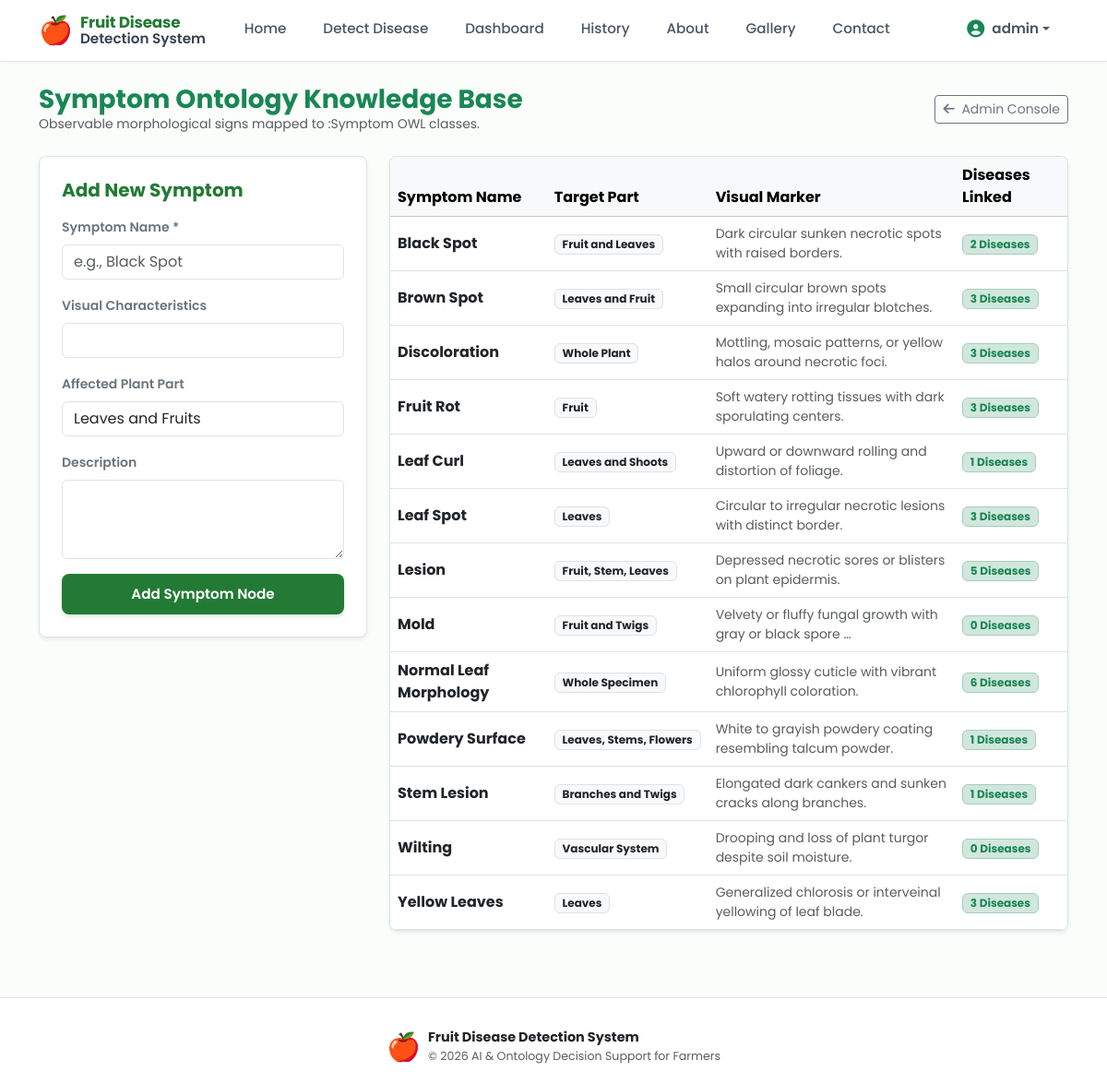
The app's page /diseases/symptoms/ (signed in) with its own data.
### diseases/models.py (models this page shows, shortened)
class Symptom(models.Model):
    name = models.CharField(max_length=100, unique=True)
    visual_characteristics = models.CharField(max_length=200, blank=True, default='')
    description = models.TextField(blank=True, default='')
    affected_part = models.CharField(max_length=100, default='Leaves and Fruits')
    class Meta:
        ordering = ['name']

### diseases/views.py (the view)
# urls.py: path('symptoms/', symptom_list_view, name='symptom_list'),
@login_required
def symptom_list_view(request):
    symptoms = Symptom.objects.all().prefetch_related('diseases')
    form = SymptomForm()
    if request.method == 'POST' and (request.user.is_superuser or request.user.profile.is_expert):
        form = SymptomForm(request.POST)
        if form.is_valid():
            form.save()
            messages.success(request, "Symptom added successfully.")
            return redirect('diseases:symptom_list')
    return render(request, 'symptoms_list.html', {'symptoms': symptoms, 'form': form})

### diseases/forms.py
class SymptomForm(forms.ModelForm):
    class Meta:
        model = Symptom
        fields = ['name', 'visual_characteristics', 'description', 'affected_part']
        widgets = {
            'name': forms.TextInput(attrs={'class': 'form-control', 'placeholder': 'e.g., Black Spot'}),
            'visual_characteristics': forms.TextInput(attrs={'class': 'form-control'}),
            'description': forms.Textarea(attrs={'class': 'form-control', 'rows': 3}),
            'affected_part': forms.TextInput(attrs={'class': 'form-control'}),
        }

### accounts/models.py (called while the page is built)
    @property
    def is_expert(self) -> bool:
        return self.role in ['expert', 'admin']

### detection/context_processors.py (called while the page is built)
def system_status(request):
    predictor = get_predictor()
    model_exists = os.path.exists(settings.SAVED_MODEL_PATH)
    owl_exists = os.path.exists(settings.OWL_FILE_PATH)
    return {
        'SYSTEM_MOCK_MODE': predictor.is_mock,
        'MODEL_FILE_EXISTS': model_exists,
        'ONTOLOGY_FILE_EXISTS': owl_exists,
        'MODEL_PATH_REL': 'model/saved_models/fruit_disease_model.h5',
        'ONTOLOGY_PATH_REL': 'ontology/fruit_disease.owl',
    }

### model/prediction/predict.py (called while the page is built, shortened)
def get_predictor() -> FruitDiseasePredictor:
    global _global_predictor
    if _global_predictor is None:
        _global_predictor = FruitDiseasePredictor()
    elif _global_predictor.is_mock and _global_predictor.model is None:
        if os.path.exists(_global_predictor.model_path):
            logger.info(
                "Retrying CNN model load (previous attempt failed, model file now found)."
            )
            _global_predictor = FruitDiseasePredictor()
    return _global_predictor

### templates/symptoms_list.html (shortened to what this page needs)
{% extends 'base.html' %}
{% block content %}
<div class="container py-4">
    <div class="d-flex justify-content-between align-items-center mb-4">
        <div>
            <h3 class="fw-bold text-success mb-0">Symptom Ontology Knowledge Base</h3>
            <p class="text-muted small mb-0">Observable morphological signs mapped to :Symptom OWL classes.</p>
        </div>
        <a href="{% url 'detection:admin_dashboard' %}" class="btn btn-outline-secondary btn-sm">
            <i class="fa-solid fa-arrow-left me-1"></i> Admin Console
        </a>
    </div>
    <div class="row g-4">
        {% if user.is_authenticated and user.profile.is_expert %}
            <div class="col-lg-4">
                <div class="bg-white border rounded-3 shadow-sm p-4">
                    <h5 class="fw-bold mb-3" style="color: var(--theme-green);">Add New Symptom</h5>
                    <form method="post">
                        <div class="mb-3">
                            <label class="form-label small fw-semibold text-secondary">Symptom Name *</label>
                            {{ form.name }}
                        </div>
                        <div class="mb-3">
                            <label class="form-label small fw-semibold text-secondary">Visual Characteristics</label>
                            {{ form.visual_characteristics }}
                        </div>
                        <div class="mb-3">
                            <label class="form-label small fw-semibold text-secondary">Affected Plant Part</label>
                            {{ form.affected_part }}
                        </div>
                        <div class="mb-3">
                            <label class="form-label small fw-semibold text-secondary">Description</label>
                            {{ form.description }}
                        </div>
                        <button type="submit" class="btn btn-theme-green w-100">Add Symptom Node</button>
                    </form>
                </div>
            </div>
        {% endif %}
        <div class="{% if user.is_authenticated and user.profile.is_expert %}col-lg-8{% else %}col-12{% endif %}">
            <div class="bg-white border rounded-3 shadow-sm overflow-hidden">
                <div>
                    <div class="table-responsive">
                        <table class="table table-hover align-middle mb-0">
                            <thead class="table-light">
                                <tr>
                                    <th>Symptom Name</th>
                                    <th>Target Part</th>
                                    <th>Visual Marker</th>
                                    <th>Diseases Linked</th>
                                </tr>
                            </thead>
                            <tbody>
                                {% for s in symptoms %}
                                    <tr>
                                        <td class="fw-bold text-dark">{{ s.name }}</td>
                                        <td><span class="badge bg-light text-dark border">{{ s.affected_part }}</span></td>
                                        <td class="small text-muted">{{ s.visual_characteristics|default:s.description|truncatewords:10 }}</td>
                                        <td>
                                            <span class="badge bg-success-subtle text-success border border-success-subtle">{{ s.diseases.count }} Diseases</span>
                                        </td>
                                    </tr>
                                {% empty %}
                                    <tr>
                                        <td colspan="4" class="text-center py-4 text-muted">No symptoms registered.</td>
                                    </tr>
                                {% endfor %}
                            </tbody>
                        </table>
                    </div>
                </div>
            </div>
        </div>
    </div>
</div>
{% endblock %}

### templates/base.html (shortened to what this page needs)
<!DOCTYPE html>
<html lang="en">
<head>
    <link href="https://cdn.jsdelivr.net/npm/bootstrap@5.3.3/dist/css/bootstrap.min.css" rel="stylesheet">
    <link href="https://cdnjs.cloudflare.com/ajax/libs/font-awesome/6.5.1/css/all.min.css" rel="stylesheet">
    <link rel="stylesheet" href="/static/css/style.css">
</head>
<body>
    <nav class="navbar navbar-expand-lg navbar-clean sticky-top">
        <div class="container">
            <a class="brand-logo-container" href="{% url 'home' %}">
                <span class="brand-apple-icon">🍎</span>
                <div class="d-flex flex-column">
                    <span class="brand-text-main">Fruit Disease</span>
                    <span class="brand-text-sub">Detection System</span>
                </div>
            </a>
            <div class="collapse navbar-collapse" id="themeNavbar">
                <ul class="navbar-nav mx-auto mb-2 mb-lg-0 align-items-center">
                    <li class="nav-item">
                        <a class="nav-link {% if request.path == '/' %}active{% endif %}" href="{% url 'home' %}">Home</a>
                    </li>
                    <li class="nav-item">
                        <a class="nav-link {% if '/detection/detect/' in request.path or '/detection/result/' in request.path %}active{% endif %}" href="{% url 'detection:detect' %}">Detect Disease</a>
                    </li>
                    {% if user.is_authenticated %}
                    <li class="nav-item">
                        <a class="nav-link {% if request.path == '/dashboard/' %}active{% endif %}" href="{% url 'dashboard' %}">Dashboard</a>
                    </li>
                    <li class="nav-item">
                        <a class="nav-link {% if '/detection/history/' in request.path %}active{% endif %}" href="{% url 'detection:history' %}">History</a>
                    </li>
                    {% endif %}
                    <li class="nav-item">
                        <a class="nav-link {% if request.path == '/about/' %}active{% endif %}" href="{% url 'about' %}">About</a>
                    </li>
                    <li class="nav-item">
                        <a class="nav-link {% if request.path == '/gallery/' %}active{% endif %}" href="{% url 'gallery' %}">Gallery</a>
                    </li>
                    <li class="nav-item">
                        <a class="nav-link {% if request.path == '/contact/' %}active{% endif %}" href="{% url 'contact' %}">Contact</a>
                    </li>
                </ul>
                <ul class="navbar-nav ms-auto align-items-center">
                    {% if user.is_authenticated %}
                        <li class="nav-item dropdown">
                            <a class="nav-link dropdown-toggle text-dark fw-semibold d-flex align-items-center py-1" href="#" role="button" data-bs-toggle="dropdown" aria-expanded="false">
                                <span>{{ user.username }}</span>
                            </a>
                        </li>
                    {% endif %}
                </ul>
            </div>
        </div>
    </nav>
    <main>
        {% block content %}{% endblock %}
    </main>
    <footer class="footer-theme mt-5">
        <div class="container">
            <div class="row g-4 align-items-center">
                <div class="col-12 text-center d-flex align-items-center justify-content-center">
                    <span class="brand-apple-icon me-2">🍎</span>
                    <div class="text-start">
                        <div class="fw-bold text-dark">Fruit Disease Detection System</div>
                        <div class="small text-muted">&copy; 2026 AI &amp; Ontology Decision Support for Farmers</div>
                    </div>
                </div>
            </div>
        </div>
    </footer>
</body>
</html>

### static/css/style.css (style rules this page uses)
:root { --theme-green: #237a34; --theme-green-hover: #1b5e20; --theme-light-green: #f0fdf4; --theme-border-green: #bbf7d0; --theme-text-dark: #1f2937; --theme-text-muted: #6b7280; --theme-card-bg: #ffffff; --theme-bg-body: #fbfdfb; --theme-danger: #dc2626; --theme-warning: #ea580c; }
body { font-family: 'Poppins', -apple-system, BlinkMacSystemFont, 'Segoe UI', Roboto, sans-serif; background-color: var(--theme-bg-body); color: var(--theme-text-dark); min-height: 100vh; display: flex; flex-direction: column; margin: 0; padding: 0; }
main { flex: 1 0 auto; }
.navbar-clean { background-color: #ffffff !important; border-bottom: 1px solid #e5e7eb; box-shadow: 0 1px 3px rgba(0, 0, 0, 0.05); padding: 0.75rem 1rem; }
.brand-logo-container { display: flex; align-items: center; text-decoration: none; }
.brand-apple-icon { font-size: 1.85rem; line-height: 1; margin-right: 0.5rem; }
.brand-text-main { font-size: 1.05rem; font-weight: 700; color: var(--theme-green); line-height: 1.1; letter-spacing: -0.2px; }
.brand-text-sub { font-size: 0.95rem; font-weight: 600; color: #374151; line-height: 1.1; }
.navbar-clean .nav-link { color: #4b5563 !important; font-size: 0.95rem; font-weight: 500; padding: 0.5rem 1.1rem !important; margin: 0 0.15rem; transition: all 0.2s ease-in-out; position: relative; border-bottom: 3px solid transparent; }
.btn-theme-green { background-color: var(--theme-green); color: #ffffff !important; border: none; font-weight: 600; font-size: 0.95rem; padding: 0.65rem 1.6rem; border-radius: 8px; display: inline-flex; align-items: center; justify-content: center; gap: 0.5rem; transition: all 0.2s ease; box-shadow: 0 2px 4px rgba(35, 122, 52, 0.2); text-decoration: none; }
.footer-theme { background-color: #ffffff; border-top: 1px solid #e5e7eb; padding: 2rem 0 1.25rem; color: #6b7280; font-size: 0.9rem; }

### records on screen
Symptom: name "Black Spot", affected_part "Fruit and Leaves", visual_characteristics "Dark circular sunken necrotic spots with raised borders.", diseases.count "2"
Symptom: name "Brown Spot", affected_part "Leaves and Fruit", visual_characteristics "Small circular brown spots expanding into irregular blotches.", diseases.count "3"
Symptom: name "Discoloration", affected_part "Whole Plant", visual_characteristics "Mottling, mosaic patterns, or yellow halos around necrotic foci.", diseases.count "3"
Symptom: name "Fruit Rot", affected_part "Fruit", visual_characteristics "Soft watery rotting tissues with dark sporulating centers.", diseases.count "3"
Symptom: name "Leaf Curl", affected_part "Leaves and Shoots", visual_characteristics "Upward or downward rolling and distortion of foliage.", diseases.count "1"
Symptom: name "Leaf Spot", affected_part "Leaves", visual_characteristics "Circular to irregular necrotic lesions with distinct border.", diseases.count "3"
Symptom: name "Lesion", affected_part "Fruit, Stem, Leaves", visual_characteristics "Depressed necrotic sores or blisters on plant epidermis.", diseases.count "5"
Symptom: name "Mold", affected_part "Fruit and Twigs", visual_characteristics "Velvety or fluffy fungal growth with gray or black spore …", diseases.count "0"
Symptom: name "Normal Leaf Morphology", affected_part "Whole Specimen", visual_characteristics "Uniform glossy cuticle with vibrant chlorophyll coloration.", diseases.count "6"
Symptom: name "Powdery Surface", affected_part "Leaves, Stems, Flowers", visual_characteristics "White to grayish powdery coating resembling talcum powder.", diseases.count "1"
Symptom: name "Stem Lesion", affected_part "Branches and Twigs", visual_characteristics "Elongated dark cankers and sunken cracks along branches.", diseases.count "1"
Symptom: name "Wilting", affected_part "Vascular System", visual_characteristics "Drooping and loss of plant turgor despite soil moisture.", diseases.count "0"
Symptom: name "Yellow Leaves", affected_part "Leaves", visual_characteristics "Generalized chlorosis or interveinal yellowing of leaf blade.", diseases.count "3"

### other values on screen
{{ user.username }} "admin"
